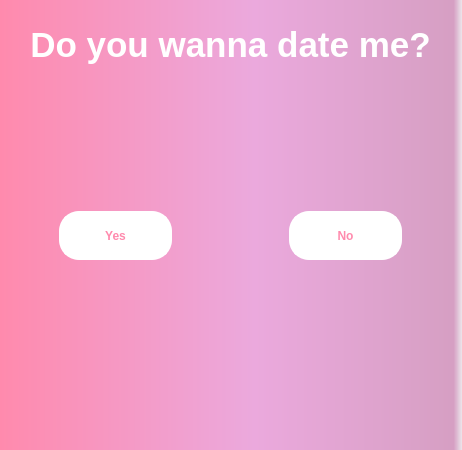
<?xml version="1.0" encoding="UTF-8"?>
<ui version="4.0">
 <class>MainWindow</class>
 <widget class="QMainWindow" name="MainWindow">
  <property name="geometry">
   <rect>
    <x>0</x>
    <y>0</y>
    <width>462</width>
    <height>450</height>
   </rect>
  </property>
  <property name="windowTitle">
   <string>MainWindow</string>
  </property>
  <widget class="QWidget" name="centralwidget">
   <property name="styleSheet">
    <string notr="true">QWidget#centralwidget{
    background-color: qlineargradient(spread:pad, x1:0, y1:0, x2:1, y2:0, stop:0 rgba(255, 138, 173, 255), stop:0.55 rgba(235, 169, 221, 255), stop:0.98 rgba(214, 159, 195, 255), stop:1 rgba(0, 0, 0, 0))
}

QLabel#question{
    font-size: 35px;
    font-weight: bold;
    color: white;
}

QPushButton{
	border: 2px solid white;
	font_size: 20px;
	font-weight: bold;
	color: rgba(255, 138, 173, 255);
	min-height: 45px;
	border-radius: 20px;
	background-color: white;
}

</string>
   </property>
   <widget class="QLabel" name="question">
    <property name="geometry">
     <rect>
      <x>10</x>
      <y>9</y>
      <width>441</width>
      <height>71</height>
     </rect>
    </property>
    <property name="text">
     <string>Do you wanna date me?</string>
    </property>
    <property name="alignment">
     <set>Qt::AlignCenter</set>
    </property>
   </widget>
   <widget class="QFrame" name="yes_frame">
    <property name="geometry">
     <rect>
      <x>50</x>
      <y>190</y>
      <width>131</width>
      <height>91</height>
     </rect>
    </property>
    <property name="frameShape">
     <enum>QFrame::NoFrame</enum>
    </property>
    <property name="frameShadow">
     <enum>QFrame::Raised</enum>
    </property>
    <layout class="QHBoxLayout" name="horizontalLayout">
     <item>
      <widget class="QPushButton" name="yes_button">
       <property name="text">
        <string>Yes</string>
       </property>
      </widget>
     </item>
    </layout>
   </widget>
   <widget class="QFrame" name="no_frame">
    <property name="geometry">
     <rect>
      <x>280</x>
      <y>190</y>
      <width>131</width>
      <height>91</height>
     </rect>
    </property>
    <property name="frameShape">
     <enum>QFrame::NoFrame</enum>
    </property>
    <property name="frameShadow">
     <enum>QFrame::Raised</enum>
    </property>
    <property name="lineWidth">
     <number>0</number>
    </property>
    <layout class="QHBoxLayout" name="horizontalLayout_2">
     <item>
      <widget class="QPushButton" name="no_button">
       <property name="text">
        <string>No</string>
       </property>
      </widget>
     </item>
    </layout>
   </widget>
   <widget class="QLabel" name="heart">
    <property name="geometry">
     <rect>
      <x>70</x>
      <y>120</y>
      <width>321</width>
      <height>281</height>
     </rect>
    </property>
    <property name="text">
     <string/>
    </property>
    <property name="pixmap">
     <pixmap resource="resource.qrc">:/icons/Heart.png</pixmap>
    </property>
    <property name="scaledContents">
     <bool>true</bool>
    </property>
   </widget>
   <zorder>no_frame</zorder>
   <zorder>question</zorder>
   <zorder>yes_frame</zorder>
   <zorder>heart</zorder>
  </widget>
 </widget>
 <resources>
  <include location="resource.qrc"/>
 </resources>
 <connections/>
</ui>
